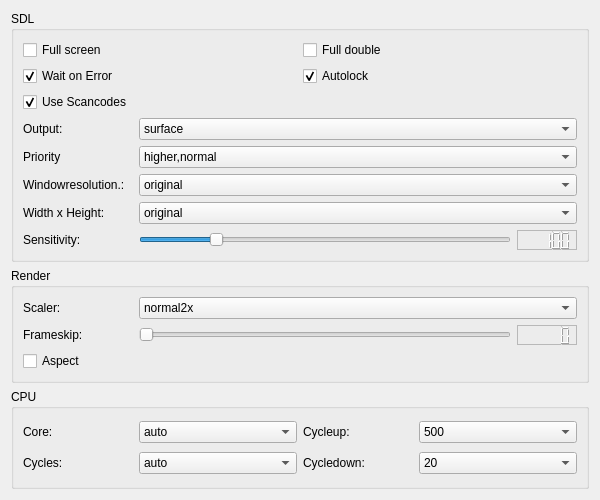
<ui version="4.0" >
 <class>UiGraphicPage</class>
 <widget class="QWizardPage" name="UiGraphicPage" >
  <property name="geometry" >
   <rect>
    <x>0</x>
    <y>0</y>
    <width>600</width>
    <height>500</height>
   </rect>
  </property>
  <property name="minimumSize" >
   <size>
    <width>600</width>
    <height>500</height>
   </size>
  </property>
  <property name="maximumSize" >
   <size>
    <width>600</width>
    <height>500</height>
   </size>
  </property>
  <property name="windowTitle" >
   <string>Graphic</string>
  </property>
  <layout class="QGridLayout" name="gridLayout_4" >
   <item row="0" column="0" >
    <widget class="QGroupBox" name="groupBoxSDL" >
     <property name="title" >
      <string>SDL</string>
     </property>
     <layout class="QGridLayout" name="gridLayout" >
      <item row="0" column="0" >
       <widget class="QCheckBox" name="checkBoxSDLFullScreen" >
        <property name="text" >
         <string>Full screen</string>
        </property>
       </widget>
      </item>
      <item row="0" column="1" >
       <widget class="QCheckBox" name="checkBoxSDLFullDouble" >
        <property name="text" >
         <string>Full double</string>
        </property>
       </widget>
      </item>
      <item row="1" column="0" >
       <widget class="QCheckBox" name="checkBoxSDLWaitOnError" >
        <property name="text" >
         <string>Wait on Error</string>
        </property>
        <property name="checked" >
         <bool>true</bool>
        </property>
       </widget>
      </item>
      <item row="1" column="1" >
       <widget class="QCheckBox" name="checkBoxSDLAutolock" >
        <property name="text" >
         <string>Autolock</string>
        </property>
        <property name="checked" >
         <bool>true</bool>
        </property>
       </widget>
      </item>
      <item row="2" column="0" colspan="2" >
       <widget class="QCheckBox" name="checkBoxSDLUseScanCode" >
        <property name="text" >
         <string>Use Scancodes</string>
        </property>
        <property name="checked" >
         <bool>true</bool>
        </property>
       </widget>
      </item>
      <item row="3" column="0" colspan="2" >
       <layout class="QHBoxLayout" name="horizontalLayout" >
        <item>
         <widget class="QLabel" name="labelSDLOutPut" >
          <property name="minimumSize" >
           <size>
            <width>110</width>
            <height>0</height>
           </size>
          </property>
          <property name="maximumSize" >
           <size>
            <width>110</width>
            <height>16777215</height>
           </size>
          </property>
          <property name="text" >
           <string>Output:</string>
          </property>
         </widget>
        </item>
        <item>
         <widget class="QComboBox" name="comboBoxSDLOutout" >
          <item>
           <property name="text" >
            <string>surface</string>
           </property>
          </item>
          <item>
           <property name="text" >
            <string>overlay</string>
           </property>
          </item>
          <item>
           <property name="text" >
            <string>opengl</string>
           </property>
          </item>
          <item>
           <property name="text" >
            <string>openglnb</string>
           </property>
          </item>
          <item>
           <property name="text" >
            <string>ddraw</string>
           </property>
          </item>
         </widget>
        </item>
       </layout>
      </item>
      <item row="4" column="0" colspan="2" >
       <layout class="QHBoxLayout" name="horizontalLayout_2" >
        <item>
         <widget class="QLabel" name="labelSDLFoucUnfous" >
          <property name="minimumSize" >
           <size>
            <width>110</width>
            <height>0</height>
           </size>
          </property>
          <property name="maximumSize" >
           <size>
            <width>110</width>
            <height>16777215</height>
           </size>
          </property>
          <property name="text" >
           <string>Priority</string>
          </property>
         </widget>
        </item>
        <item>
         <widget class="QComboBox" name="comboBoxSDLFocusUnfocus" >
          <property name="currentIndex" >
           <number>17</number>
          </property>
          <item>
           <property name="text" >
            <string>lowest,lowest</string>
           </property>
          </item>
          <item>
           <property name="text" >
            <string>lowest,lower</string>
           </property>
          </item>
          <item>
           <property name="text" >
            <string>lowest,normal</string>
           </property>
          </item>
          <item>
           <property name="text" >
            <string>lowest,higher</string>
           </property>
          </item>
          <item>
           <property name="text" >
            <string>lowest,highest</string>
           </property>
          </item>
          <item>
           <property name="text" >
            <string>lower,lowest</string>
           </property>
          </item>
          <item>
           <property name="text" >
            <string>lower,lower</string>
           </property>
          </item>
          <item>
           <property name="text" >
            <string>lower,normal</string>
           </property>
          </item>
          <item>
           <property name="text" >
            <string>lower,higher</string>
           </property>
          </item>
          <item>
           <property name="text" >
            <string>lower,highest</string>
           </property>
          </item>
          <item>
           <property name="text" >
            <string>normal,lowest</string>
           </property>
          </item>
          <item>
           <property name="text" >
            <string>normal,lower</string>
           </property>
          </item>
          <item>
           <property name="text" >
            <string>normal,normal</string>
           </property>
          </item>
          <item>
           <property name="text" >
            <string>normal,higher</string>
           </property>
          </item>
          <item>
           <property name="text" >
            <string>normal,higher</string>
           </property>
          </item>
          <item>
           <property name="text" >
            <string>higher,lowest</string>
           </property>
          </item>
          <item>
           <property name="text" >
            <string>higher,lower</string>
           </property>
          </item>
          <item>
           <property name="text" >
            <string>higher,normal</string>
           </property>
          </item>
          <item>
           <property name="text" >
            <string>higher,higher</string>
           </property>
          </item>
          <item>
           <property name="text" >
            <string>higher,highest</string>
           </property>
          </item>
          <item>
           <property name="text" >
            <string>highest,lowest</string>
           </property>
          </item>
          <item>
           <property name="text" >
            <string>highest,lower</string>
           </property>
          </item>
          <item>
           <property name="text" >
            <string>highest,normal</string>
           </property>
          </item>
          <item>
           <property name="text" >
            <string>highest,higher</string>
           </property>
          </item>
          <item>
           <property name="text" >
            <string>highest,highest</string>
           </property>
          </item>
         </widget>
        </item>
       </layout>
      </item>
      <item row="5" column="0" colspan="2" >
       <layout class="QHBoxLayout" name="horizontalLayout_4" >
        <item>
         <widget class="QLabel" name="labelSDLWindowResolution" >
          <property name="minimumSize" >
           <size>
            <width>110</width>
            <height>0</height>
           </size>
          </property>
          <property name="maximumSize" >
           <size>
            <width>110</width>
            <height>16777215</height>
           </size>
          </property>
          <property name="text" >
           <string>Windowresolution.:</string>
          </property>
         </widget>
        </item>
        <item>
         <widget class="QComboBox" name="comboBoxSDLWindowWightHigh" >
          <property name="currentIndex" >
           <number>0</number>
          </property>
          <item>
           <property name="text" >
            <string>original</string>
           </property>
          </item>
          <item>
           <property name="text" >
            <string>640x480</string>
           </property>
          </item>
          <item>
           <property name="text" >
            <string>800x600</string>
           </property>
          </item>
          <item>
           <property name="text" >
            <string>1024x768</string>
           </property>
          </item>
          <item>
           <property name="text" >
            <string>1280x1024</string>
           </property>
          </item>
          <item>
           <property name="text" >
            <string>1600x1200</string>
           </property>
          </item>
          <item>
           <property name="text" >
            <string>2480x1600</string>
           </property>
          </item>
         </widget>
        </item>
       </layout>
      </item>
      <item row="6" column="0" colspan="2" >
       <layout class="QHBoxLayout" name="horizontalLayout_5" >
        <item>
         <widget class="QLabel" name="labelSDLFullHW" >
          <property name="minimumSize" >
           <size>
            <width>110</width>
            <height>0</height>
           </size>
          </property>
          <property name="maximumSize" >
           <size>
            <width>110</width>
            <height>16777215</height>
           </size>
          </property>
          <property name="text" >
           <string>Width x Height:</string>
          </property>
         </widget>
        </item>
        <item>
         <widget class="QComboBox" name="comboBoxSDLFullWightHigh" >
          <property name="currentIndex" >
           <number>0</number>
          </property>
          <item>
           <property name="text" >
            <string>original</string>
           </property>
          </item>
          <item>
           <property name="text" >
            <string>640x480</string>
           </property>
          </item>
          <item>
           <property name="text" >
            <string>800x600</string>
           </property>
          </item>
          <item>
           <property name="text" >
            <string>1024x768</string>
           </property>
          </item>
          <item>
           <property name="text" >
            <string>1280x1024</string>
           </property>
          </item>
          <item>
           <property name="text" >
            <string>1600x1200</string>
           </property>
          </item>
          <item>
           <property name="text" >
            <string>2480x1600</string>
           </property>
          </item>
         </widget>
        </item>
       </layout>
      </item>
      <item row="7" column="0" colspan="2" >
       <layout class="QHBoxLayout" name="horizontalLayout_3" >
        <item>
         <widget class="QLabel" name="labelSDLSensitivity" >
          <property name="minimumSize" >
           <size>
            <width>110</width>
            <height>0</height>
           </size>
          </property>
          <property name="maximumSize" >
           <size>
            <width>110</width>
            <height>16777215</height>
           </size>
          </property>
          <property name="text" >
           <string>Sensitivity:</string>
          </property>
         </widget>
        </item>
        <item>
         <widget class="QSlider" name="sliderSDLSensitivity" >
          <property name="maximum" >
           <number>512</number>
          </property>
          <property name="value" >
           <number>100</number>
          </property>
          <property name="sliderPosition" >
           <number>100</number>
          </property>
          <property name="orientation" >
           <enum>Qt::Horizontal</enum>
          </property>
         </widget>
        </item>
        <item>
         <widget class="QLCDNumber" name="lcdSDLSensitivity" >
          <property name="minimumSize" >
           <size>
            <width>60</width>
            <height>20</height>
           </size>
          </property>
          <property name="maximumSize" >
           <size>
            <width>60</width>
            <height>20</height>
           </size>
          </property>
          <property name="frameShape" >
           <enum>QFrame::StyledPanel</enum>
          </property>
          <property name="frameShadow" >
           <enum>QFrame::Sunken</enum>
          </property>
          <property name="value" stdset="0" >
           <double>100.000000000000000</double>
          </property>
         </widget>
        </item>
       </layout>
      </item>
     </layout>
    </widget>
   </item>
   <item row="1" column="0" >
    <widget class="QGroupBox" name="groupBoxRender" >
     <property name="title" >
      <string>Render</string>
     </property>
     <layout class="QGridLayout" name="gridLayout_3" >
      <item row="0" column="0" >
       <layout class="QHBoxLayout" name="horizontalLayout_11" >
        <item>
         <widget class="QLabel" name="labelRenderScaler" >
          <property name="minimumSize" >
           <size>
            <width>110</width>
            <height>0</height>
           </size>
          </property>
          <property name="maximumSize" >
           <size>
            <width>110</width>
            <height>16777215</height>
           </size>
          </property>
          <property name="text" >
           <string>Scaler:</string>
          </property>
          <property name="buddy" >
           <cstring>comboBoxRenderScaler</cstring>
          </property>
         </widget>
        </item>
        <item>
         <widget class="QComboBox" name="comboBoxRenderScaler" >
          <property name="currentIndex" >
           <number>1</number>
          </property>
          <item>
           <property name="text" >
            <string>none</string>
           </property>
          </item>
          <item>
           <property name="text" >
            <string>normal2x</string>
           </property>
          </item>
          <item>
           <property name="text" >
            <string>normal3x</string>
           </property>
          </item>
          <item>
           <property name="text" >
            <string>advmame2x</string>
           </property>
          </item>
          <item>
           <property name="text" >
            <string>advmame3x</string>
           </property>
          </item>
          <item>
           <property name="text" >
            <string>hq2x</string>
           </property>
          </item>
          <item>
           <property name="text" >
            <string>hq3x</string>
           </property>
          </item>
          <item>
           <property name="text" >
            <string>2xsai</string>
           </property>
          </item>
          <item>
           <property name="text" >
            <string>super2xsai</string>
           </property>
          </item>
          <item>
           <property name="text" >
            <string>supereagle</string>
           </property>
          </item>
          <item>
           <property name="text" >
            <string>advinterp2x</string>
           </property>
          </item>
          <item>
           <property name="text" >
            <string>advinterp3x</string>
           </property>
          </item>
          <item>
           <property name="text" >
            <string>tv2x</string>
           </property>
          </item>
          <item>
           <property name="text" >
            <string>tv3x</string>
           </property>
          </item>
          <item>
           <property name="text" >
            <string>rgb2x</string>
           </property>
          </item>
          <item>
           <property name="text" >
            <string>rgb3x</string>
           </property>
          </item>
          <item>
           <property name="text" >
            <string>scan2x</string>
           </property>
          </item>
          <item>
           <property name="text" >
            <string>scan3x</string>
           </property>
          </item>
         </widget>
        </item>
       </layout>
      </item>
      <item row="1" column="0" >
       <layout class="QHBoxLayout" name="horizontalLayout_10" >
        <item>
         <widget class="QLabel" name="labelRenderFrameSkip" >
          <property name="minimumSize" >
           <size>
            <width>110</width>
            <height>0</height>
           </size>
          </property>
          <property name="maximumSize" >
           <size>
            <width>110</width>
            <height>16777215</height>
           </size>
          </property>
          <property name="text" >
           <string>Frameskip:</string>
          </property>
          <property name="buddy" >
           <cstring>sliderRenderFrameScip</cstring>
          </property>
         </widget>
        </item>
        <item>
         <widget class="QSlider" name="sliderRenderFrameScip" >
          <property name="orientation" >
           <enum>Qt::Horizontal</enum>
          </property>
         </widget>
        </item>
        <item>
         <widget class="QLCDNumber" name="lcdRenderFrameScip" >
          <property name="minimumSize" >
           <size>
            <width>60</width>
            <height>20</height>
           </size>
          </property>
          <property name="maximumSize" >
           <size>
            <width>60</width>
            <height>20</height>
           </size>
          </property>
          <property name="frameShape" >
           <enum>QFrame::StyledPanel</enum>
          </property>
          <property name="frameShadow" >
           <enum>QFrame::Sunken</enum>
          </property>
         </widget>
        </item>
       </layout>
      </item>
      <item row="2" column="0" >
       <widget class="QCheckBox" name="checkBoxRenderAspect" >
        <property name="toolTip" >
         <string>Do aspect correction</string>
        </property>
        <property name="text" >
         <string>Aspect</string>
        </property>
       </widget>
      </item>
     </layout>
    </widget>
   </item>
   <item row="2" column="0" >
    <widget class="QGroupBox" name="groupBoxCpu" >
     <property name="title" >
      <string>CPU</string>
     </property>
     <layout class="QGridLayout" name="gridLayout_2" >
      <item row="0" column="0" >
       <layout class="QHBoxLayout" name="horizontalLayout_6" >
        <item>
         <widget class="QLabel" name="labelCPUCore" >
          <property name="minimumSize" >
           <size>
            <width>110</width>
            <height>0</height>
           </size>
          </property>
          <property name="maximumSize" >
           <size>
            <width>110</width>
            <height>16777215</height>
           </size>
          </property>
          <property name="text" >
           <string>Core:</string>
          </property>
          <property name="buddy" >
           <cstring>comboBoxCPUCore</cstring>
          </property>
         </widget>
        </item>
        <item>
         <widget class="QComboBox" name="comboBoxCPUCore" >
          <property name="toolTip" >
           <string/>
          </property>
          <property name="whatsThis" >
           <string/>
          </property>
          <property name="currentIndex" >
           <number>0</number>
          </property>
          <item>
           <property name="text" >
            <string>auto</string>
           </property>
          </item>
          <item>
           <property name="text" >
            <string>simple</string>
           </property>
          </item>
          <item>
           <property name="text" >
            <string>normal</string>
           </property>
          </item>
          <item>
           <property name="text" >
            <string>full</string>
           </property>
          </item>
          <item>
           <property name="text" >
            <string>dynamic</string>
           </property>
          </item>
         </widget>
        </item>
       </layout>
      </item>
      <item row="0" column="1" >
       <layout class="QHBoxLayout" name="horizontalLayout_8" >
        <item>
         <widget class="QLabel" name="labelCPUCycleup" >
          <property name="minimumSize" >
           <size>
            <width>110</width>
            <height>0</height>
           </size>
          </property>
          <property name="maximumSize" >
           <size>
            <width>110</width>
            <height>16777215</height>
           </size>
          </property>
          <property name="text" >
           <string>Cycleup:</string>
          </property>
          <property name="buddy" >
           <cstring>comboBoxCPUCycleUp</cstring>
          </property>
         </widget>
        </item>
        <item>
         <widget class="QComboBox" name="comboBoxCPUCycleUp" >
          <property name="currentIndex" >
           <number>28</number>
          </property>
          <property name="maxVisibleItems" >
           <number>7</number>
          </property>
          <item>
           <property name="text" >
            <string>10000</string>
           </property>
          </item>
          <item>
           <property name="text" >
            <string>9500</string>
           </property>
          </item>
          <item>
           <property name="text" >
            <string>9000</string>
           </property>
          </item>
          <item>
           <property name="text" >
            <string>8500</string>
           </property>
          </item>
          <item>
           <property name="text" >
            <string>8000</string>
           </property>
          </item>
          <item>
           <property name="text" >
            <string>7500</string>
           </property>
          </item>
          <item>
           <property name="text" >
            <string>7000</string>
           </property>
          </item>
          <item>
           <property name="text" >
            <string>6500</string>
           </property>
          </item>
          <item>
           <property name="text" >
            <string>6000</string>
           </property>
          </item>
          <item>
           <property name="text" >
            <string>5500</string>
           </property>
          </item>
          <item>
           <property name="text" >
            <string>5000</string>
           </property>
          </item>
          <item>
           <property name="text" >
            <string>4500</string>
           </property>
          </item>
          <item>
           <property name="text" >
            <string>4000</string>
           </property>
          </item>
          <item>
           <property name="text" >
            <string>3500</string>
           </property>
          </item>
          <item>
           <property name="text" >
            <string>3000</string>
           </property>
          </item>
          <item>
           <property name="text" >
            <string>2500</string>
           </property>
          </item>
          <item>
           <property name="text" >
            <string>2000</string>
           </property>
          </item>
          <item>
           <property name="text" >
            <string>1500</string>
           </property>
          </item>
          <item>
           <property name="text" >
            <string>1000</string>
           </property>
          </item>
          <item>
           <property name="text" >
            <string>950</string>
           </property>
          </item>
          <item>
           <property name="text" >
            <string>900</string>
           </property>
          </item>
          <item>
           <property name="text" >
            <string>850</string>
           </property>
          </item>
          <item>
           <property name="text" >
            <string>800</string>
           </property>
          </item>
          <item>
           <property name="text" >
            <string>750</string>
           </property>
          </item>
          <item>
           <property name="text" >
            <string>700</string>
           </property>
          </item>
          <item>
           <property name="text" >
            <string>650</string>
           </property>
          </item>
          <item>
           <property name="text" >
            <string>600</string>
           </property>
          </item>
          <item>
           <property name="text" >
            <string>550</string>
           </property>
          </item>
          <item>
           <property name="text" >
            <string>500</string>
           </property>
          </item>
         </widget>
        </item>
       </layout>
      </item>
      <item row="1" column="0" >
       <layout class="QHBoxLayout" name="horizontalLayout_7" >
        <item>
         <widget class="QLabel" name="labelCPUCycle" >
          <property name="minimumSize" >
           <size>
            <width>110</width>
            <height>0</height>
           </size>
          </property>
          <property name="maximumSize" >
           <size>
            <width>110</width>
            <height>16777215</height>
           </size>
          </property>
          <property name="text" >
           <string>Cycles:</string>
          </property>
          <property name="buddy" >
           <cstring>comboBoxCPUCycles</cstring>
          </property>
         </widget>
        </item>
        <item>
         <widget class="QComboBox" name="comboBoxCPUCycles" >
          <property name="currentIndex" >
           <number>0</number>
          </property>
          <property name="maxVisibleItems" >
           <number>7</number>
          </property>
          <item>
           <property name="text" >
            <string>auto</string>
           </property>
          </item>
          <item>
           <property name="text" >
            <string>20000</string>
           </property>
          </item>
          <item>
           <property name="text" >
            <string>19000</string>
           </property>
          </item>
          <item>
           <property name="text" >
            <string>18000</string>
           </property>
          </item>
          <item>
           <property name="text" >
            <string>17000</string>
           </property>
          </item>
          <item>
           <property name="text" >
            <string>16000</string>
           </property>
          </item>
          <item>
           <property name="text" >
            <string>15000</string>
           </property>
          </item>
          <item>
           <property name="text" >
            <string>14000</string>
           </property>
          </item>
          <item>
           <property name="text" >
            <string>13000</string>
           </property>
          </item>
          <item>
           <property name="text" >
            <string>12500</string>
           </property>
          </item>
          <item>
           <property name="text" >
            <string>12000</string>
           </property>
          </item>
          <item>
           <property name="text" >
            <string>11500</string>
           </property>
          </item>
          <item>
           <property name="text" >
            <string>11000</string>
           </property>
          </item>
          <item>
           <property name="text" >
            <string>10500</string>
           </property>
          </item>
          <item>
           <property name="text" >
            <string>10000</string>
           </property>
          </item>
          <item>
           <property name="text" >
            <string>9500</string>
           </property>
          </item>
          <item>
           <property name="text" >
            <string>9000</string>
           </property>
          </item>
          <item>
           <property name="text" >
            <string>8500</string>
           </property>
          </item>
          <item>
           <property name="text" >
            <string>8000</string>
           </property>
          </item>
          <item>
           <property name="text" >
            <string>7500</string>
           </property>
          </item>
          <item>
           <property name="text" >
            <string>7000</string>
           </property>
          </item>
          <item>
           <property name="text" >
            <string>6500</string>
           </property>
          </item>
          <item>
           <property name="text" >
            <string>6000</string>
           </property>
          </item>
          <item>
           <property name="text" >
            <string>5500</string>
           </property>
          </item>
          <item>
           <property name="text" >
            <string>5000</string>
           </property>
          </item>
          <item>
           <property name="text" >
            <string>4500</string>
           </property>
          </item>
          <item>
           <property name="text" >
            <string>4000</string>
           </property>
          </item>
          <item>
           <property name="text" >
            <string>3500</string>
           </property>
          </item>
          <item>
           <property name="text" >
            <string>3000</string>
           </property>
          </item>
          <item>
           <property name="text" >
            <string>2500</string>
           </property>
          </item>
          <item>
           <property name="text" >
            <string>2000</string>
           </property>
          </item>
          <item>
           <property name="text" >
            <string>1500</string>
           </property>
          </item>
          <item>
           <property name="text" >
            <string>1000</string>
           </property>
          </item>
          <item>
           <property name="text" >
            <string>950</string>
           </property>
          </item>
          <item>
           <property name="text" >
            <string>900</string>
           </property>
          </item>
          <item>
           <property name="text" >
            <string>850</string>
           </property>
          </item>
          <item>
           <property name="text" >
            <string>800</string>
           </property>
          </item>
          <item>
           <property name="text" >
            <string>750</string>
           </property>
          </item>
          <item>
           <property name="text" >
            <string>700</string>
           </property>
          </item>
          <item>
           <property name="text" >
            <string>650</string>
           </property>
          </item>
          <item>
           <property name="text" >
            <string>600</string>
           </property>
          </item>
          <item>
           <property name="text" >
            <string>550</string>
           </property>
          </item>
          <item>
           <property name="text" >
            <string>500</string>
           </property>
          </item>
         </widget>
        </item>
       </layout>
      </item>
      <item row="1" column="1" >
       <layout class="QHBoxLayout" name="horizontalLayout_9" >
        <item>
         <widget class="QLabel" name="labelCPUCycleDown" >
          <property name="minimumSize" >
           <size>
            <width>110</width>
            <height>0</height>
           </size>
          </property>
          <property name="maximumSize" >
           <size>
            <width>110</width>
            <height>16777215</height>
           </size>
          </property>
          <property name="text" >
           <string>Cycledown:</string>
          </property>
          <property name="buddy" >
           <cstring>comboBoxCPUCycleDown</cstring>
          </property>
         </widget>
        </item>
        <item>
         <widget class="QComboBox" name="comboBoxCPUCycleDown" >
          <property name="toolTip" >
           <string/>
          </property>
          <property name="whatsThis" >
           <string/>
          </property>
          <property name="currentIndex" >
           <number>1</number>
          </property>
          <item>
           <property name="text" >
            <string>10</string>
           </property>
          </item>
          <item>
           <property name="text" >
            <string>20</string>
           </property>
          </item>
          <item>
           <property name="text" >
            <string>30</string>
           </property>
          </item>
          <item>
           <property name="text" >
            <string>40</string>
           </property>
          </item>
          <item>
           <property name="text" >
            <string>50</string>
           </property>
          </item>
          <item>
           <property name="text" >
            <string>60</string>
           </property>
          </item>
          <item>
           <property name="text" >
            <string>70</string>
           </property>
          </item>
          <item>
           <property name="text" >
            <string>80</string>
           </property>
          </item>
          <item>
           <property name="text" >
            <string>90</string>
           </property>
          </item>
          <item>
           <property name="text" >
            <string>100</string>
           </property>
          </item>
         </widget>
        </item>
       </layout>
      </item>
     </layout>
    </widget>
   </item>
  </layout>
 </widget>
 <resources/>
 <connections>
  <connection>
   <sender>sliderSDLSensitivity</sender>
   <signal>valueChanged(int)</signal>
   <receiver>lcdSDLSensitivity</receiver>
   <slot>display(int)</slot>
   <hints>
    <hint type="sourcelabel" >
     <x>563</x>
     <y>243</y>
    </hint>
    <hint type="destinationlabel" >
     <x>573</x>
     <y>243</y>
    </hint>
   </hints>
  </connection>
  <connection>
   <sender>sliderRenderFrameScip</sender>
   <signal>valueChanged(int)</signal>
   <receiver>lcdRenderFrameScip</receiver>
   <slot>display(int)</slot>
   <hints>
    <hint type="sourcelabel" >
     <x>563</x>
     <y>343</y>
    </hint>
    <hint type="destinationlabel" >
     <x>571</x>
     <y>343</y>
    </hint>
   </hints>
  </connection>
 </connections>
</ui>
